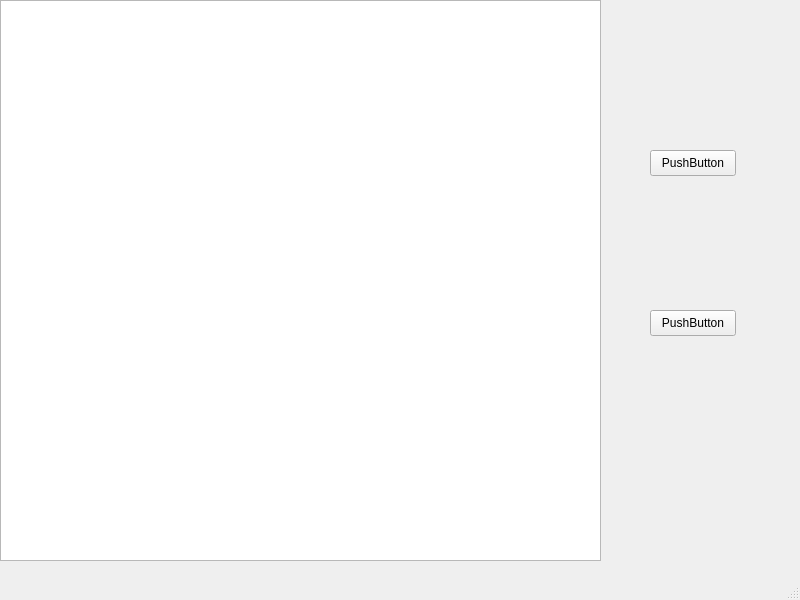
<?xml version="1.0" encoding="UTF-8"?>
<ui version="4.0">
 <class>MainWindow</class>
 <widget class="QMainWindow" name="MainWindow">
  <property name="geometry">
   <rect>
    <x>0</x>
    <y>0</y>
    <width>800</width>
    <height>600</height>
   </rect>
  </property>
  <property name="windowTitle">
   <string>MainWindow</string>
  </property>
  <widget class="QWidget" name="centralwidget">
   <widget class="QTextEdit" name="textEdit">
    <property name="geometry">
     <rect>
      <x>0</x>
      <y>0</y>
      <width>601</width>
      <height>561</height>
     </rect>
    </property>
   </widget>
   <widget class="QPushButton" name="pushButton">
    <property name="geometry">
     <rect>
      <x>650</x>
      <y>150</y>
      <width>86</width>
      <height>26</height>
     </rect>
    </property>
    <property name="text">
     <string>PushButton</string>
    </property>
   </widget>
   <widget class="QPushButton" name="pushButton_2">
    <property name="geometry">
     <rect>
      <x>650</x>
      <y>310</y>
      <width>86</width>
      <height>26</height>
     </rect>
    </property>
    <property name="text">
     <string>PushButton</string>
    </property>
   </widget>
  </widget>
  <widget class="QMenuBar" name="menubar">
   <property name="geometry">
    <rect>
     <x>0</x>
     <y>0</y>
     <width>800</width>
     <height>24</height>
    </rect>
   </property>
  </widget>
  <widget class="QStatusBar" name="statusbar"/>
 </widget>
 <resources/>
 <connections/>
</ui>
